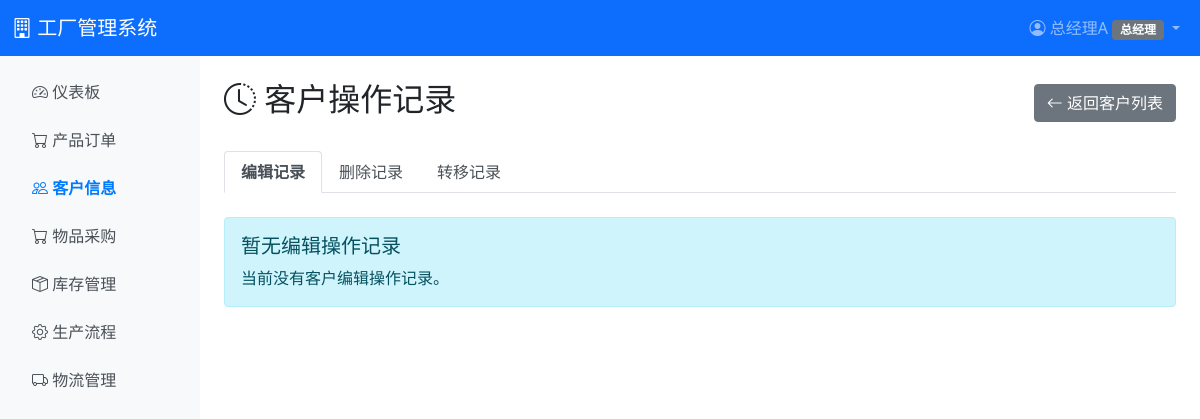
The app's page /inventory/customers/approvals/ (signed in), older data.
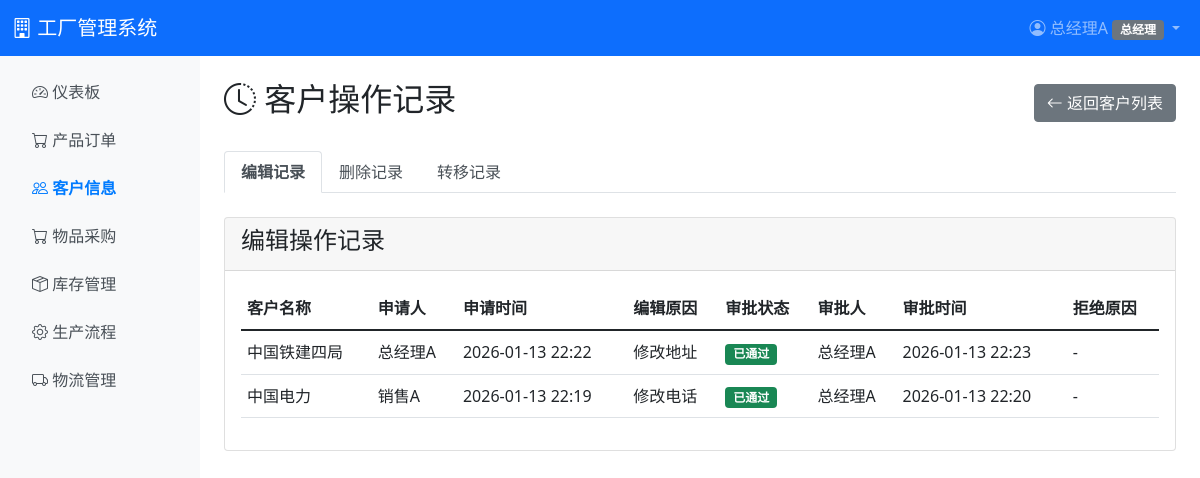
The same page, newer data.
### inventory/models.py (models this page shows, shortened)
class Customer(models.Model):
    CREDIT_LEVEL_CHOICES = [
        ('A', 'A级（优秀）'),
        ('B', 'B级（良好）'),
        ('C', 'C级（一般）'),
        ('D', 'D级（较差）'),
    ]
    EDIT_STATUS_CHOICES = [
        ('none', '无编辑申请'),
        ('pending', '待审批'),
        ('approved', '已审批'),
        ('rejected', '已拒绝'),
    ]
    DELETE_STATUS_CHOICES = [
        ('none', '无删除申请'),
        ('pending', '待审批'),
        ('approved', '已审批'),
        ('rejected', '已拒绝'),
    ]
    name = models.CharField(max_length=200, unique=True, verbose_name='客户名称')
    contact_person = models.CharField(max_length=100, verbose_name='联系人')
    phone = models.CharField(max_length=20, verbose_name='联系电话')
    address = models.TextField(verbose_name='地址')
    credit_level = models.CharField(max_length=1, choices=CREDIT_LEVEL_CHOICES, default='C', verbose_name='信用等级')
    created_by = models.ForeignKey('auth.User', on_delete=models.SET_NULL, null=True, blank=True, related_name='created_customers', verbose_name='负责人')
    created_at = models.DateTimeField(auto_now_add=True, verbose_name='创建时间')
    updated_at = models.DateTimeField(auto_now=True, verbose_name='更新时间')
    edit_status = models.CharField(max_length=20, choices=EDIT_STATUS_CHOICES, default='none', verbose_name='编辑审批状态')
    edit_pending_data = models.TextField(blank=True, verbose_name='待审批编辑数据')  # JSON格式存储待审批的数据
    edit_reason = models.TextField(blank=True, verbose_name='编辑原因')
    edit_requested_by = models.ForeignKey('auth.User', on_delete=models.SET_NULL, null=True, blank=True, related_name='customer_edit_requests', verbose_name='编辑申请人')
    edit_requested_at = models.DateTimeField(null=True, blank=True, verbose_name='编辑申请时间')
    edit_approved_by = models.ForeignKey('auth.User', on_delete=models.SET_NULL, null=True, blank=True, related_name='approved_customer_edits', verbose_name='编辑审批人')
    edit_approved_at = models.DateTimeField(null=True, blank=True, verbose_name='编辑审批时间')
    edit_reject_reason = models.TextField(blank=True, verbose_name='编辑拒绝原因')
    delete_status = models.CharField(max_length=20, choices=DELETE_STATUS_CHOICES, default='none', verbose_name='删除审批状态')
    delete_reason = models.TextField(blank=True, verbose_name='删除原因')
    delete_requested_by = models.ForeignKey('auth.User', on_delete=models.SET_NULL, null=True, blank=True, related_name='customer_delete_requests', verbose_name='删除申请人')
    delete_requested_at = models.DateTimeField(null=True, blank=True, verbose_name='删除申请时间')
    delete_approved_by = models.ForeignKey('auth.User', on_delete=models.SET_NULL, null=True, blank=True, related_name='approved_customer_deletes', verbose_name='删除审批人')
    delete_approved_at = models.DateTimeField(null=True, blank=True, verbose_name='删除审批时间')
    delete_reject_reason = models.TextField(blank=True, verbose_name='删除拒绝原因')
    class Meta:
        verbose_name = '客户'
        verbose_name_plural = '客户'
        ordering = ['-created_at']

### inventory/views.py (the view)
# urls.py: path('customers/approvals/', views.customer_approval_list, name='customer_approval_list'),
@login_required
@role_required('ceo')
def customer_approval_list(request):
    edit_requests = Customer.objects.filter(
        edit_status__in=['approved', 'rejected']
    ).select_related('edit_requested_by', 'edit_approved_by').order_by('-edit_requested_at')
    delete_requests = Customer.objects.filter(
        delete_status__in=['approved', 'rejected']
    ).select_related('delete_requested_by', 'delete_approved_by').order_by('-delete_requested_at')
    transfer_records = CustomerTransfer.objects.select_related(
        'customer', 'from_user', 'to_user', 'transferred_by'
    ).order_by('-transferred_at')
    context = {
        'edit_requests': edit_requests,
        'delete_requests': delete_requests,
        'transfer_records': transfer_records,
    }
    return render(request, 'inventory/customer_approval_list.html', context)

### templates/inventory/customer_approval_list.html (shortened to what this page needs)
{% extends 'base.html' %}
{% block content %}
<div class="d-flex justify-content-between align-items-center mb-4">
    <h2><i class="bi bi-clock-history"></i> 客户操作记录</h2>
    <a href="{% url 'inventory:customer_list' %}" class="btn btn-secondary">
        <i class="bi bi-arrow-left"></i> 返回客户列表
    </a>
</div>
<ul class="nav nav-tabs mb-4" id="approvalTabs" role="tablist">
    <li class="nav-item" role="presentation">
        <button class="nav-link active" id="edit-tab" data-bs-toggle="tab" data-bs-target="#edit-requests" type="button" role="tab">
            编辑记录
        </button>
    </li>
    <li class="nav-item" role="presentation">
        <button class="nav-link" id="delete-tab" data-bs-toggle="tab" data-bs-target="#delete-requests" type="button" role="tab">
            删除记录
        </button>
    </li>
    <li class="nav-item" role="presentation">
        <button class="nav-link" id="transfer-tab" data-bs-toggle="tab" data-bs-target="#transfer-requests" type="button" role="tab">
            转移记录
        </button>
    </li>
</ul>
<div class="tab-content" id="approvalTabsContent">
    <div class="tab-pane fade show active" id="edit-requests" role="tabpanel">
        {% if edit_requests %}
        <div class="card">
            <div class="card-header">
                <h4>编辑操作记录</h4>
            </div>
            <div class="card-body">
                <div class="table-responsive">
                    <table class="table table-hover">
                        <thead>
                            <tr>
                                <th>客户名称</th>
                                <th>申请人</th>
                                <th>申请时间</th>
                                <th>编辑原因</th>
                                <th>审批状态</th>
                                <th>审批人</th>
                                <th>审批时间</th>
                                <th>拒绝原因</th>
                            </tr>
                        </thead>
                        <tbody>
                            {% for customer in edit_requests %}
                            <tr>
                                <td>{{ customer.name }}</td>
                                <td>{{ customer.edit_requested_by.username }}</td>
                                <td>{{ customer.edit_requested_at|date:"Y-m-d H:i" }}</td>
                                <td>{{ customer.edit_reason|truncatewords:10 }}</td>
                                <td>
                                    {% if customer.edit_status == 'approved' %}
                                    <span class="badge bg-success">已通过</span>
                                    {% elif customer.edit_status == 'rejected' %}
                                    <span class="badge bg-danger">已拒绝</span>
                                    {% endif %}
                                </td>
                                <td>{{ customer.edit_approved_by.username|default:"-" }}</td>
                                <td>{{ customer.edit_approved_at|date:"Y-m-d H:i"|default:"-" }}</td>
                                <td>{{ customer.edit_reject_reason|default:"-"|truncatewords:10 }}</td>
                            </tr>
                            {% endfor %}
                        </tbody>
                    </table>
                </div>
            </div>
        </div>
        {% else %}
        <div class="alert alert-info">
            <h5>暂无编辑操作记录</h5>
            <p class="mb-0">当前没有客户编辑操作记录。</p>
        </div>
        {% endif %}
    </div>
</div>
{% endblock %}

Row changes from the older to the newer data that the page shows:
added Customer: name "中国铁建四局", edit_requested_by.username "总经理A", edit_requested_at "2026-01-13 22:22", edit_reason "修改地址", edit_status "已通过", edit_approved_by.username "总经理A", edit_approved_at "2026-01-13 22:23", edit_reject_reason "-"
now on this page (row edited): Customer: name "中国电力", edit_requested_by.username "销售A", edit_requested_at "2026-01-13 22:19", edit_reason "修改电话", edit_status "已通过", edit_approved_by.username "总经理A", edit_approved_at "2026-01-13 22:20", edit_reject_reason "-"
Text that changed along with them:
text no longer shown: "暂无编辑操作记录 当前没有客户编辑操作记录。"
text now shown: "编辑操作记录 客户名称 申请人 申请时间 编辑原因 审批状态 审批人 审批时间 拒绝原因"
